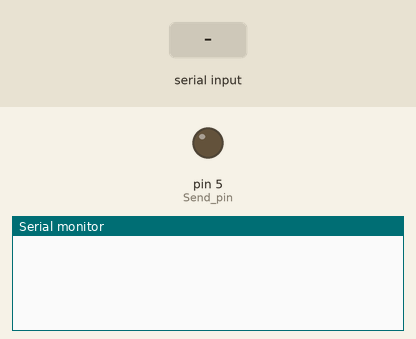
Recording of a sketch running on a simulated Arduino Uno, built with avr-gcc and run on an emulated ATmega328P. On the bench: output pins drawn as LEDs (lit = HIGH), the last lines printed to the serial monitor. The inputs (shaded band) are chosen by the test bench.

Above: at 1.2 s.
1.3 s: "on" received over the second serial link
At 3.5 s:
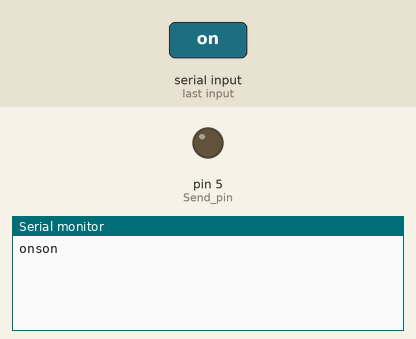
3.8 s: "vup" received over the second serial link
At 5.4 s:
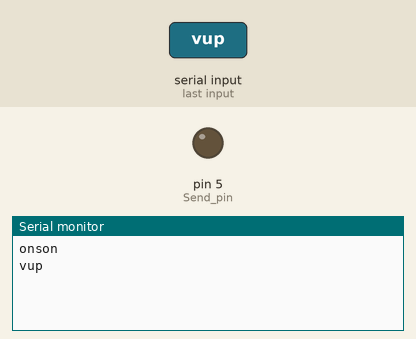
6.3 s: "vdown" received over the second serial link
At 8.4 s:
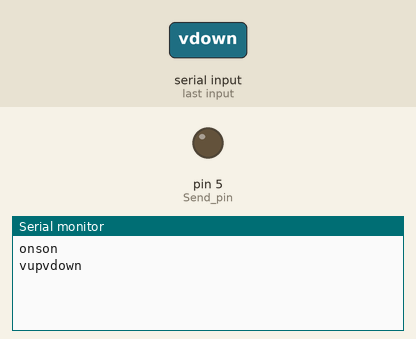

The sketch:

___.ino
```cpp
#include <IRremote.hpp>

#include <SoftwareSerial.h>
#include <IRremote.h>
#include <IRremoteInt.h>

SoftwareSerial bt(2,3);  // rxPin = 블루투스 tx Pin, txPin = rx Pin

int Send_pin = 5;

void setup() {
  Serial.begin(9600);  //시리얼 초기화
  bt.begin(9600);       //소프트웨어 시리얼 통신
  IrSender.begin(Send_pin, ENABLE_LED_FEEDBACK); // 송신기 작동 시작
  pinMode(5, OUTPUT);;
 }

void loop() {
  String str;
  if(bt.available()) {  // 블루투스쪽에서 데이터를 수신한 경우
   str = bt.readString();
   str.trim();
   Serial.print(str);
  }
    if (str=="on") {
    Serial.println("son");
    IrSender.sendSamsung(0x707, 0x2, 1);
    delay(40);
   }
   else if (str=="vup"){
    IrSender.sendSamsung(0x707, 0x7, 1);
    delay(40);
   }
   else if (str=="vdown"){
    IrSender.sendSamsung(0x707, 0xB, 1);
    delay(40);
   }
   else if (str=="chup"){
    IrSender.sendSamsung(0x707, 0x12, 1);
    delay(40);
   }
   else if (str=="chdown"){
    IrSender.sendSamsung(0x707, 0x10, 1);
    delay(40);
   }
   else if (str=="source"){
    IrSender.sendSamsung(0x707, 0x1, 1);
    delay(40);
   }
   else if (str=="up"){
    IrSender.sendSamsung(0x707, 0x60, 1);
    delay(40);
   }
   else if (str=="down"){
    IrSender.sendSamsung(0x707, 0x61, 1);
    delay(40);
   }
   else if (str=="left"){
    IrSender.sendSamsung(0x707, 0x65, 1);
    delay(40);
   }
   else if (str=="right"){
    IrSender.sendSamsung(0x707, 0x62, 1);
    delay(40);
   }
   else if (str=="enter"){
    IrSender.sendSamsung(0x707, 0x68, 1);
    delay(40);
   }
   else if (str=="0"){
    IrSender.sendSamsung(0x707, 0x11, 1);
    delay(40);
   }
   else if (str=="1"){
    IrSender.sendSamsung(0x707, 0x04, 1);
    delay(40);
   }
   else if (str=="2"){
    IrSender.sendSamsung(0x707, 0x05, 1);
    delay(40);
   }
   else if (str=="3"){
    IrSender.sendSamsung(0x707, 0x06, 1);
    delay(40);
   }
   else if (str=="4"){
    IrSender.sendSamsung(0x707, 0x08, 1);
    delay(40);
   }
   else if (str=="5"){
    IrSender.sendSamsung(0x707, 0x09, 1);
    delay(40);
   }
   else if (str=="6"){
    IrSender.sendSamsung(0x707, 0x0A, 1);
    delay(40);
   }
   else if (str=="7"){
    IrSender.sendSamsung(0x707, 0x0C, 1);
    delay(40);
   }
   else if (str=="8"){
    IrSender.sendSamsung(0x707, 0x0D, 1);
    delay(40);
   }
   else if (str=="9"){
    IrSender.sendSamsung(0x707, 0x0E, 1);
    delay(40);
   }

  if(Serial.available()) {  // 시리얼 모니터에서 데이터를 전송한 경우
    bt.write(Serial.read());  // 전송한 데이터를 블루투스 모듈을 통해 내보낸다
  }

}
```

Measured:
- after the input at 1.3 s, the serial monitor: prints a new line after 1.0 s (image 1)
- after the input at 3.8 s, the serial monitor: prints a new line after 1.0 s (image 2)
- after the input at 6.3 s, the serial monitor: prints a new line after 1.0 s (image 3)
